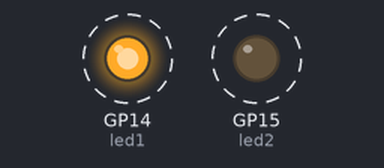
The program below on a simulated Raspberry Pi Pico running MicroPython. On the bench: output pins drawn as LEDs (lit = HIGH). Dashed ring = blinking.

Above: at 0.5 s.
Timing chart, 0 to 4.6 s (numbered marks = the images above):
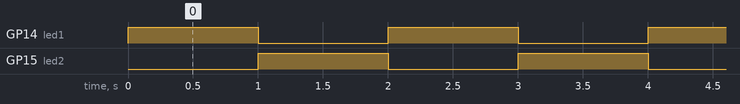

The program:

2ledsflashing.py
```python
from machine import Pin #allows us to work with invidual pins of Pico
from time import sleep

led1 = Pin(14, Pin.OUT) #special assignment for LED on Pico #pin set up as output
led2 = Pin(15, Pin.OUT)
led1.value(0)
led2.value(1)

while True:
    #when value is 1 it turns on; when off it turns off
    led1.toggle()
    led2.toggle()
    sleep(1)
 
```

Measured:
- by itself, GP14 (led1), GP15 (led2): alternates HIGH for 1.0 s and LOW for 1.0 s
